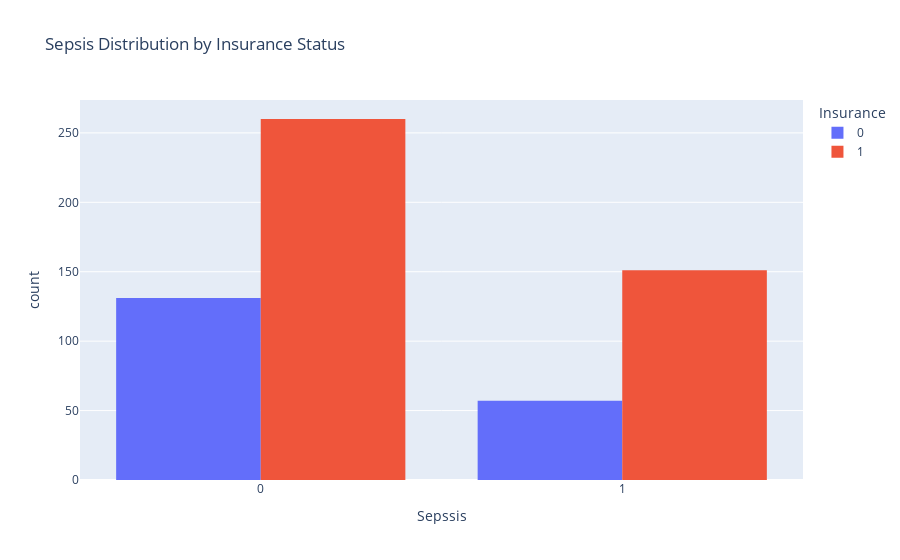

The cell this chart's notebook holds for it:
### Code cell
# Assuming 'data' is your DataFrame
fig = px.histogram(sample, x='Sepssis', color='Insurance', barmode='group', title='Sepsis Distribution by Insurance Status')
fig.show()

### Figure 1 — Plotly figure (JSON) as saved in the notebook; plotly's stock layout.template omitted (floating-point values rounded to 4 significant figures; data arrays with more than 128 entries replaced by an {"elided": "..."} marker saying what was removed)
{"data": [{"alignmentgroup": "True", "bingroup": "x", "hovertemplate": "Insurance=0<br>Sepssis=%{x}<br>count=%{y}<extra></extra>", "legendgroup": "0", "marker": {"color": "#636efa", "pattern": {"shape": ""}}, "name": "0", "offsetgroup": "0", "orientation": "v", "showlegend": true, "type": "histogram", "x": {"elided": "188 int values"}, "xaxis": "x", "yaxis": "y"}, {"alignmentgroup": "True", "bingroup": "x", "hovertemplate": "Insurance=1<br>Sepssis=%{x}<br>count=%{y}<extra></extra>", "legendgroup": "1", "marker": {"color": "#EF553B", "pattern": {"shape": ""}}, "name": "1", "offsetgroup": "1", "orientation": "v", "showlegend": true, "type": "histogram", "x": {"elided": "411 int values"}, "xaxis": "x", "yaxis": "y"}], "layout": {"barmode": "group", "legend": {"title": {"text": "Insurance"}, "tracegroupgap": 0}, "title": {"text": "Sepsis Distribution by Insurance Status"}, "xaxis": {"anchor": "y", "domain": [0, 1], "title": {"text": "Sepssis"}}, "yaxis": {"anchor": "x", "domain": [0, 1], "title": {"text": "count"}}}}
